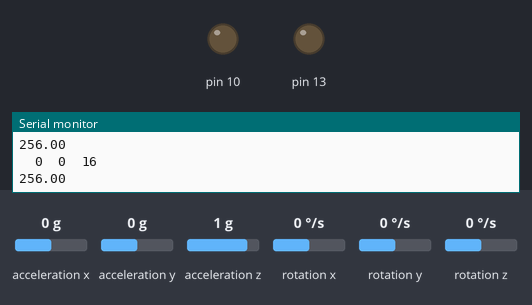
Recording of a sketch running on a simulated Arduino Uno, built with avr-gcc and run on an emulated ATmega328P. On the bench: output pins drawn as LEDs (lit = HIGH), the last lines printed to the serial monitor. Wiring (inferred from the names in the program): MPU-6050 motion sensor at I2C address 0x68. The inputs (shaded band) are chosen by the test bench; at power-on: acceleration x 0 g, acceleration y 0 g, acceleration z 1 g, rotation x 0 °/s, rotation y 0 °/s, rotation z 0 °/s.

Above: at 1.2 s.
1.3 s: acceleration x set to -1.2 g
2.8 s: acceleration x set to -1.5 g
At 4.5 s:
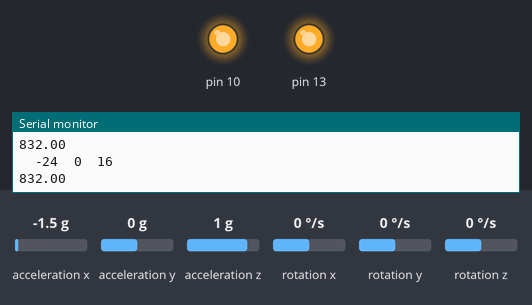
4.8 s: acceleration x set to -0.8 g
At 5.6 s:
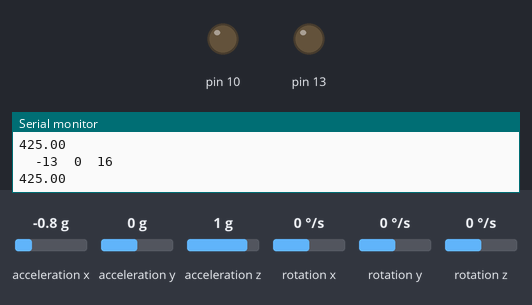
6.4 s: acceleration x set to -1.4 g
At 6.8 s:
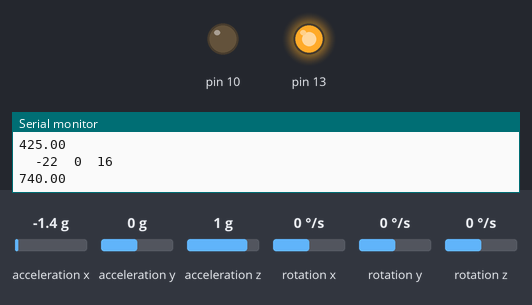
Timing chart, 0 to 9.4 s (numbered marks = the images above; inputs shaded):
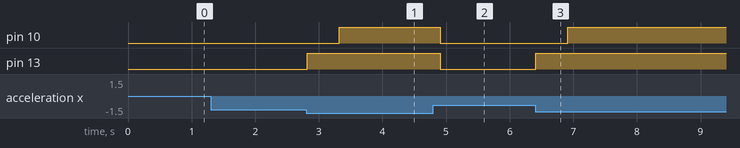

The sketch:

kasokudo.ino
```cpp
//
//  MPU6050 on ESP8266

#include <Wire.h>

#define MPU6050_ADDR 0x68
#define MPU6050_AX  0x3B
#define MPU6050_AY  0x3D
#define MPU6050_AZ  0x3F
#define MPU6050_TP  0x41    //  data not used
#define MPU6050_GX  0x43
#define MPU6050_GY  0x45
#define MPU6050_GZ  0x47

short int AccX, AccY, AccZ;
short int Temp;
short int GyroX, GyroY, GyroZ;

void setup() {
  //  serial for debugging
  Serial.begin(115200);
  Serial.println("*** started");
  //  i2c as a master
  Wire.begin();
  //  wake it up
  Wire.beginTransmission(MPU6050_ADDR);
  Wire.write(0x6B);
  Wire.write(0);
  Wire.endTransmission();
  pinMode(13,OUTPUT);
  pinMode(10,OUTPUT);
}

void loop() {
  //  send start address
  Wire.beginTransmission(MPU6050_ADDR);
  Wire.write(MPU6050_AX);
  Wire.endTransmission();
  //  request 14bytes (int16 x 7)
  Wire.requestFrom(MPU6050_ADDR, 14);
  //  get 14bytes
  AccX = Wire.read() << 8;  AccX |= Wire.read();
  AccY = Wire.read() << 8;  AccY |= Wire.read();
  AccZ = Wire.read() << 8;  AccZ |= Wire.read();
  Temp = Wire.read() << 8;  Temp |= Wire.read();  //  (Temp-12421)/340.0 [degC]
  GyroX = Wire.read() << 8; GyroX |= Wire.read();
  GyroY = Wire.read() << 8; GyroY |= Wire.read();
  GyroZ = Wire.read() << 8; GyroZ |= Wire.read();
  //  debug monitor
   AccX=int(AccX*0.001);
 AccY=int(AccY*0.001);
 AccZ=int(AccZ*0.001);
  Serial.print("  "); Serial.print(AccX);
  Serial.print("  "); Serial.print(AccY);
  Serial.print("  "); Serial.print(AccZ);
  Serial.println("");


  float acc = AccX*AccX + AccY*AccY + AccZ*AccZ;
   Serial.println(acc);
   if(abs(acc)>700){
      digitalWrite(13,HIGH);
      delay(500);
       digitalWrite(10,HIGH);

    }else{
            digitalWrite(13,LOW);
       digitalWrite(10,LOW);
      }


  delay(20);
}
```

Measured:
- the behaviour switches between -1.3 and -1.4 g on acceleration x (found by bisection; images 0 and 1)
- after the input at 2.8 s, pin 10: LOW → HIGH after 0.52 s; pin 13: LOW → HIGH at once
- after the input at 4.8 s, pin 10, pin 13: HIGH → LOW after 0.11 s
- after the input at 6.4 s, pin 10: LOW → HIGH after 0.51 s; pin 13: LOW → HIGH at once
